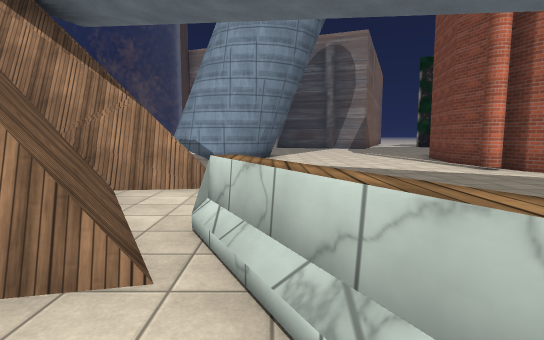
view 1 (above)

24 first-person views from a walk through a scene from a Unity 3-D project. The camera is 1.5 m above the floor, tilts 6° down and sees 80° across. The floor is counted in squares, 2 m on a side. Each view is taken from the middle of a square. On the plan, view 1 faces up. The plan holds only what a view shows up to about 11 squares ahead; the rest is blank. The place goes on beyond the plan. Some animated figures are not drawn. Some surface patterns are stand-ins.

view 2
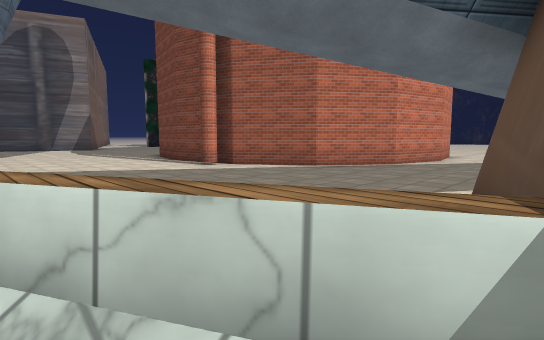

view 3
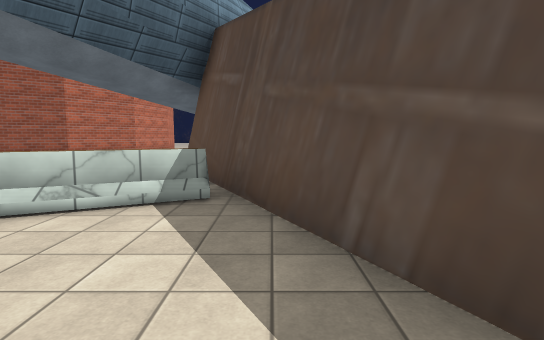

view 4
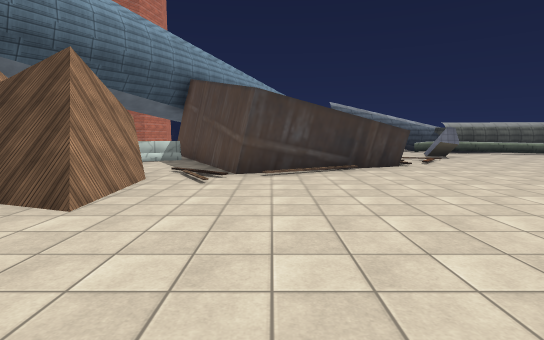

view 5
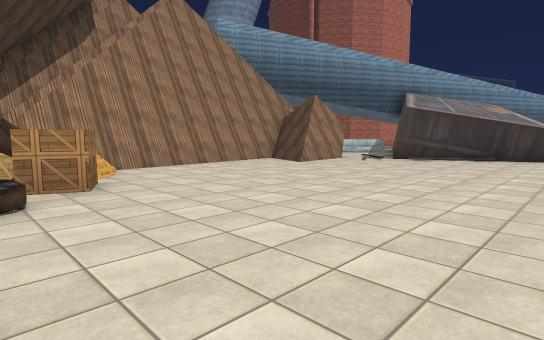

view 6
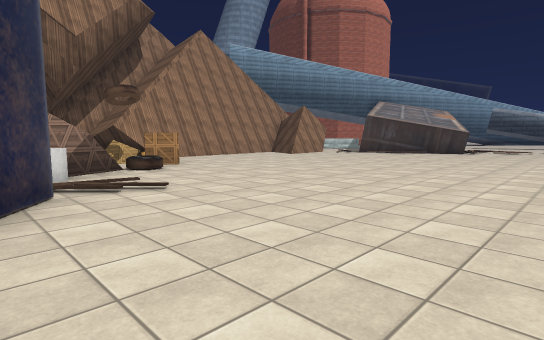

view 7
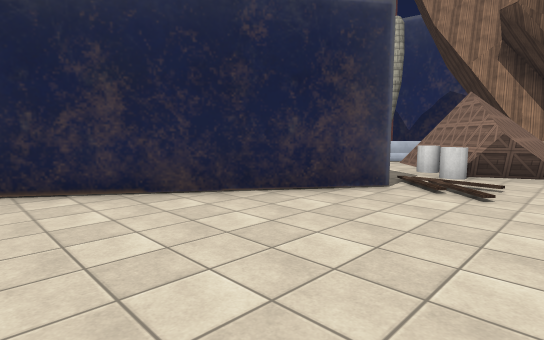

view 8
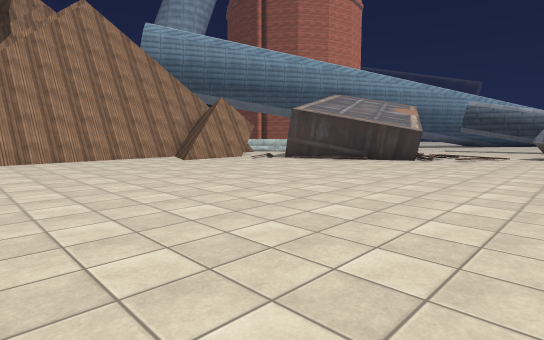

view 9
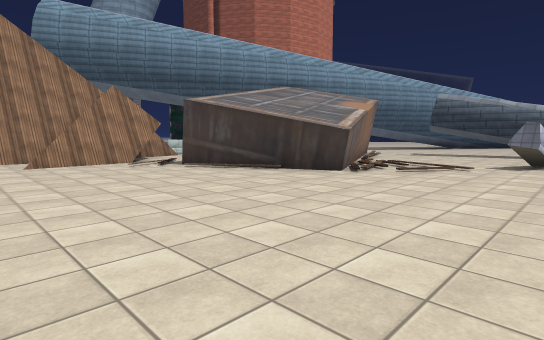

view 10
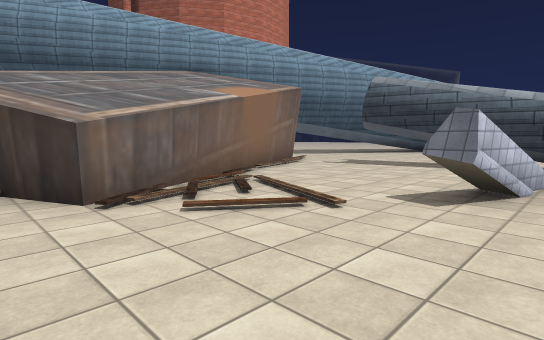

view 11
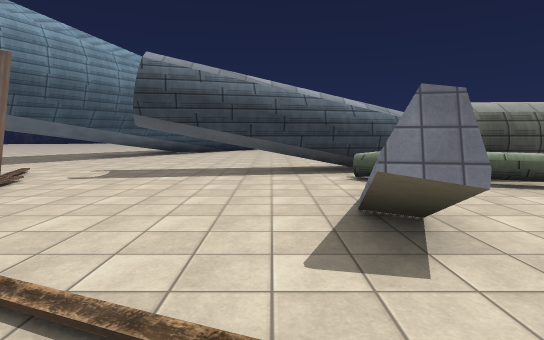

view 12
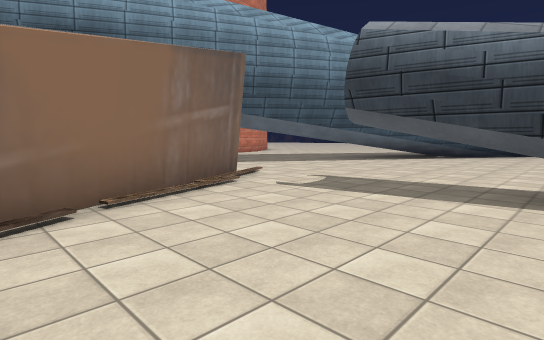

view 13
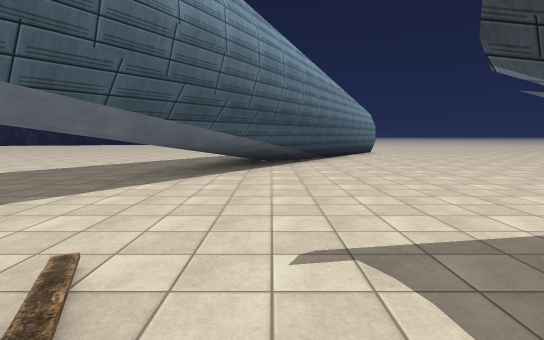

view 14
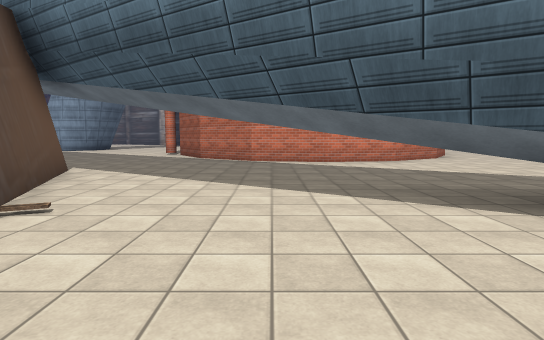

view 15
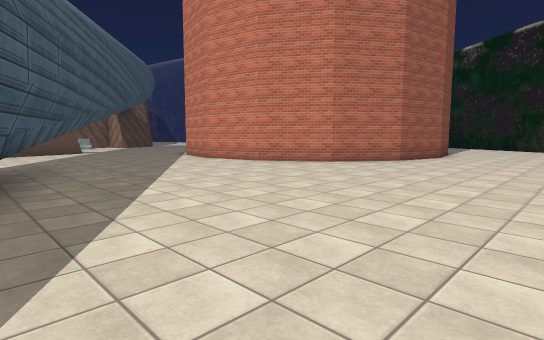

view 16
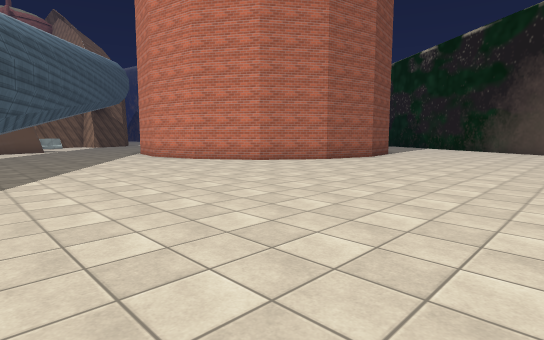

view 17
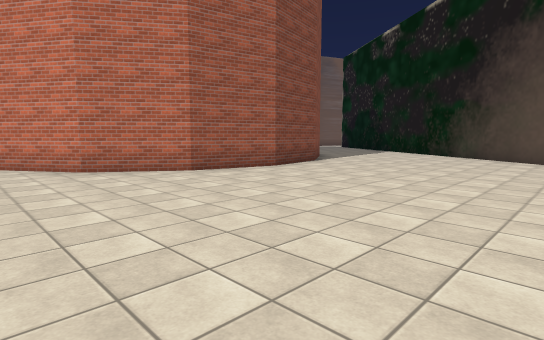

view 18
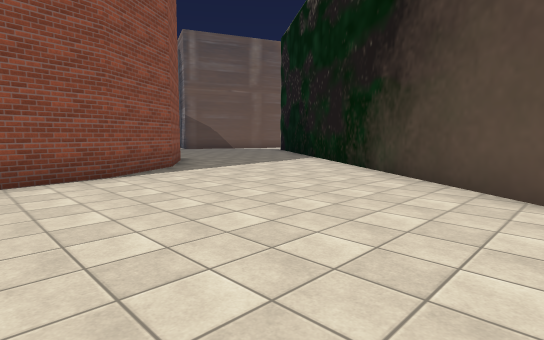

view 19
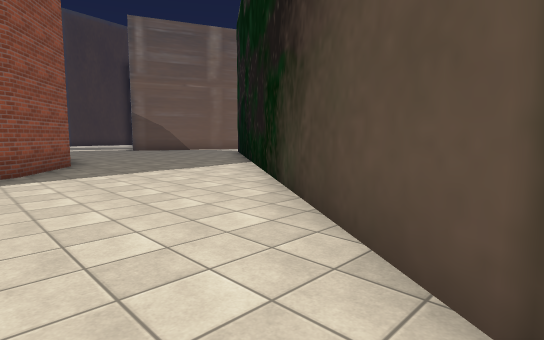

view 20
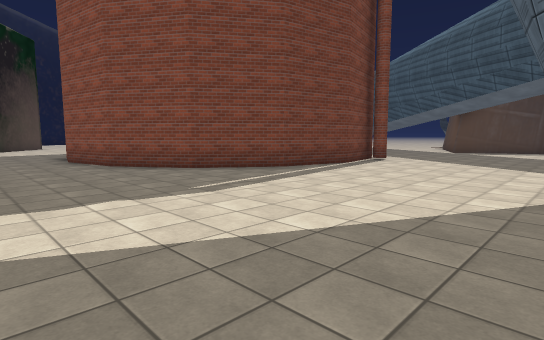

view 21
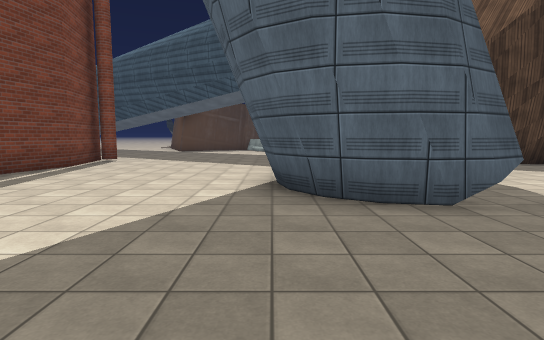

view 22
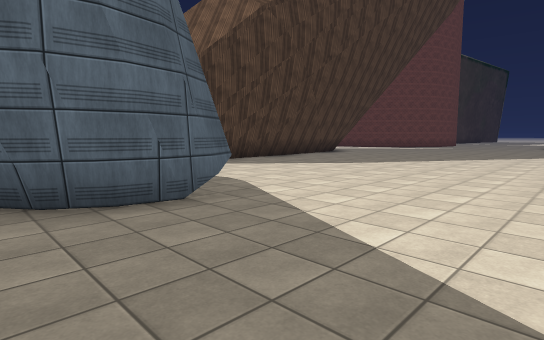

view 23
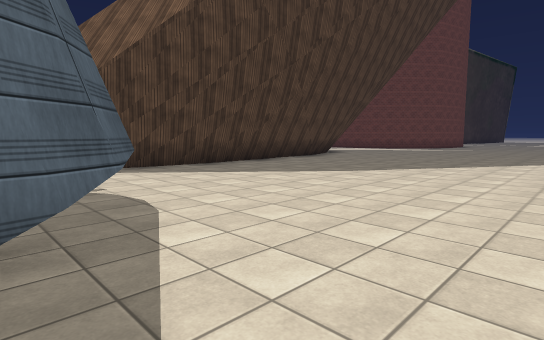

view 24
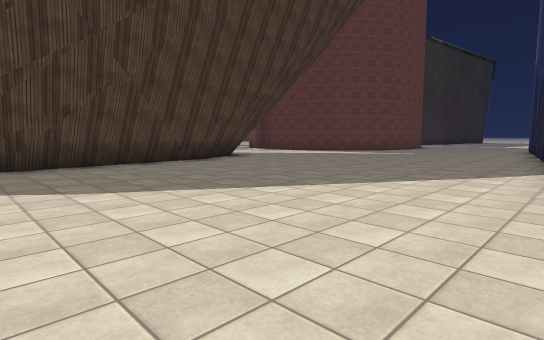

### Floor plan
Key: @ floor where view 1 was taken; # wall or solid block; x gap in a wall; . main floor; : floor 1.25 m higher than the main floor; / step, stairs or slope; = window, fence, low wall or low ledge; ^ raised ledge; B box; T thing the floor can be seen under or through.
Columns run from 21 left of view 1 to 22 right of it. Each row starts with its distance up from view 1.
 17           ..................    ......##
 16 ##  ...................................###
 15 .........................................##
 14  ............................######.......##
 13   ................###.......##    ##........
 12    ...............####.....##      ##.......
 11     ..............####.....#        ##......
 10      .............   .....##         #......
  9       ............   .....#          #......
  8        ##########    .....#          #......
  7                      .....##        ##......
  6                       .....##      ##.......
  5                   ### ......##    ##........
  4        #          ##. .......######.........
  3        x           #........................
  2          #         ##^   ...................
  1          #########  .==   ..................
  0     =#   B......###..@=####.................
 -1     x#  BBB....///./.###  #....##...........
 -2     .##:.B.......//###    #....#####........
 -3      .###........./#     ###....#####  ...
 -4      .=............##  ###........###
 -5      #//............####...........##
 -6     ##..............##//............##
 -7     #................//.....#.........
 -8    ##................./.....T.........
 -9    #...................##=..T ........
-10    #......................^=T    .....

Where each view was taken, in squares from view 1:
view 1: 0 up, 0 right, facing up
view 2: 0 up, 0 right, facing up-right
view 3: 1 down, 3 left, facing right
view 4: 3 down, 9 left, facing right
view 5: 7 down, 13 left, facing up-right
view 6: 10 down, 16 left, facing up-right
view 7: 10 down, 13 left, facing up-left
view 8: 10 down, 11 left, facing up-right
view 9: 10 down, 7 left, facing up-right
view 10: 10 down, 2 left, facing up-right
view 11: 8 down, 0 right, facing right
view 12: 8 down, 2 right, facing up-right
view 13: 4 down, 5 right, facing right
view 14: 6 down, 9 right, facing up
view 15: 3 down, 20 right, facing up-left
view 16: 2 down, 22 right, facing up-left
view 17: 3 up, 22 right, facing up-left
view 18: 9 up, 22 right, facing up-left
view 19: 12 up, 22 right, facing up-left
view 20: 17 up, 0 right, facing down-right
view 21: 17 up, 0 right, facing down
view 22: 17 up, 0 right, facing down-left
view 23: 16 up, 2 left, facing down-left
view 24: 17 up, 7 left, facing down-left
